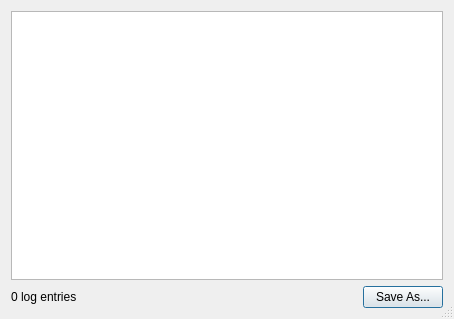
<?xml version="1.0" encoding="UTF-8"?>
<ui version="4.0">
 <class>DialogActivityLog</class>
 <widget class="QDialog" name="DialogActivityLog">
  <property name="geometry">
   <rect>
    <x>0</x>
    <y>0</y>
    <width>454</width>
    <height>319</height>
   </rect>
  </property>
  <property name="windowTitle">
   <string>Activity Log</string>
  </property>
  <property name="windowIcon">
   <iconset resource="resources.qrc">
    <normaloff>:/dolphin16</normaloff>:/dolphin16</iconset>
  </property>
  <property name="sizeGripEnabled">
   <bool>true</bool>
  </property>
  <layout class="QVBoxLayout" name="verticalLayout">
   <item>
    <widget class="QPlainTextEdit" name="editLog">
     <property name="readOnly">
      <bool>true</bool>
     </property>
     <property name="cursorWidth">
      <number>0</number>
     </property>
     <property name="maximumBlockCount">
      <number>10000</number>
     </property>
    </widget>
   </item>
   <item>
    <layout class="QHBoxLayout" name="horizontalLayout">
     <item>
      <widget class="QLabel" name="labelEntries">
       <property name="text">
        <string>0 log entries</string>
       </property>
      </widget>
     </item>
     <item>
      <spacer name="horizontalSpacer">
       <property name="orientation">
        <enum>Qt::Horizontal</enum>
       </property>
       <property name="sizeHint" stdset="0">
        <size>
         <width>40</width>
         <height>20</height>
        </size>
       </property>
      </spacer>
     </item>
     <item>
      <widget class="QPushButton" name="saveAs">
       <property name="text">
        <string>Save As...</string>
       </property>
      </widget>
     </item>
    </layout>
   </item>
  </layout>
 </widget>
 <resources>
  <include location="resources.qrc"/>
 </resources>
 <connections/>
</ui>
